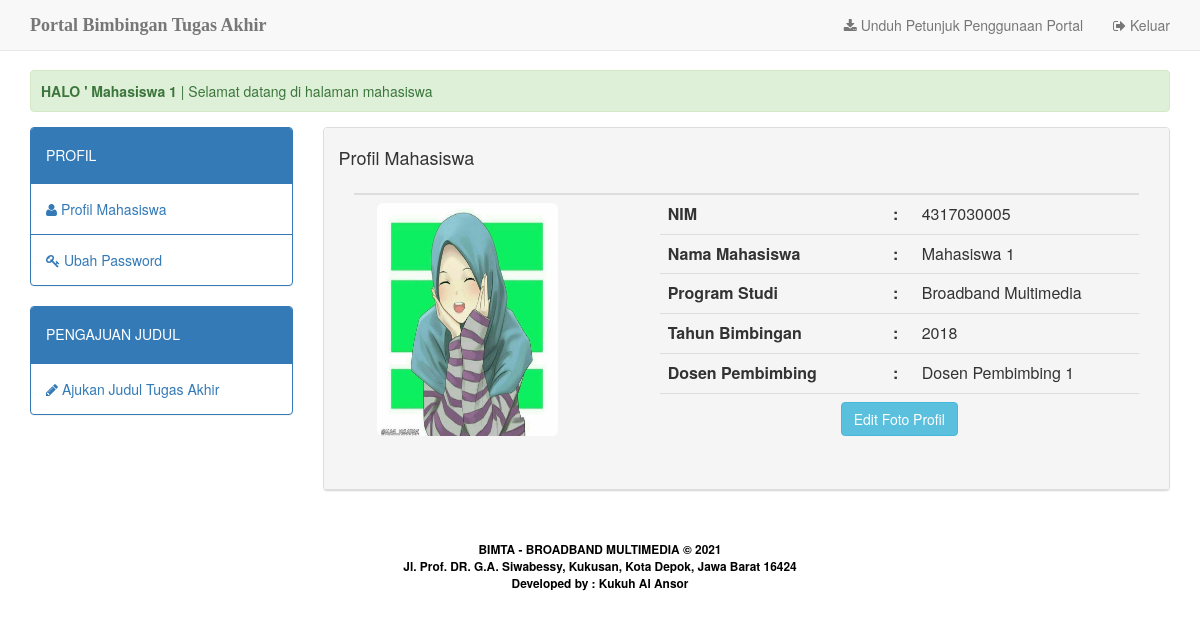
The app's page /home.php?apps=ubahmhs (signed in) with its own data.
### tables this page shows
CREATE TABLE `mahasiswa` (
  `nim` varchar(10) NOT NULL,
  `nm_mhs` varchar(30) NOT NULL,
  `th_bimbingan` year(4) NOT NULL,
  `id_prodi` int(2) NOT NULL,
  `id_dosen` int(3) NOT NULL,
  `foto` varchar(30) NOT NULL DEFAULT 'default.jpg',
  `username` char(10) NOT NULL,
  `password` char(10) NOT NULL,
  `status_user` varchar(9) NOT NULL DEFAULT 'mahasiswa'
);

CREATE TABLE `prodi` (
  `id_prodi` int(2) NOT NULL,
  `nama_prodi` varchar(30) NOT NULL,
  `jenjang` varchar(5) NOT NULL
);

CREATE TABLE `dosen` (
  `id_dosen` int(3) NOT NULL,
  `nip_dosen` char(18) NOT NULL,
  `nm_dosen` varchar(50) NOT NULL,
  `no_telp` char(12) DEFAULT NULL,
  `username` char(10) NOT NULL,
  `password` char(10) NOT NULL,
  `status_user` varchar(5) NOT NULL DEFAULT 'dosen'
);

### apps/app_ubahmhs/view.php (the view, shortened to what this page needs)
<div class="panel panel-default">
	<div class="panel-heading">
		<span>
			<h4>Profil Mahasiswa </h4>
		</span>
  <div class="panel-body">
		<table width="565" class="table table-hover" id="mahasiswa">
            <?php
	    		 	$stmt = $db_con->prepare("SELECT * FROM dosen, mahasiswa, prodi where mahasiswa.id_dosen=dosen.id_dosen && mahasiswa.nim ='$_SESSION[user_session]' && mahasiswa.id_prodi=prodi.id_prodi");
					$stmt->execute();
					if($stmt->rowCount() > 0)	{
					while($row=$stmt->fetch(PDO::FETCH_ASSOC)) {
				?>
	      	      <tr>
	        <td width="178" rowspan="6"><span class="col-xs-3"><img src="apps/app_ubahmhs/user_images/<?php echo $row['foto']; ?>" class="img-rounded" width="181" height="233" /></span></td>
	        <td width="167"><span style="width: 20%"><strong>NIM</strong></span></td>
	        <td width="10"><strong>:</strong></td>
	        <td width="167"><?php echo $row['nim']; ?></td>
          </tr>
	      <tr>
	        <td><span style="width: 40%"><strong>Nama Mahasiswa </strong></span></td>
	        <td><strong>:</strong></td>
	        <td><?php echo $row['nm_mhs']; ?></td>
          </tr>
	      <tr>
	        <td><span style="width: 40%"><strong>Program Studi </strong></span></td>
	        <td><strong>:</strong></td>
	        <td><?php echo $row['nama_prodi']; ?></td>
          </tr>
	      <tr>
	        <td><span style="width: 40%"><strong>Tahun Bimbingan </strong></span></td>
	        <td><strong>:</strong></td>
	        <td><?php echo $row['th_bimbingan']; ?></td>
          </tr>
	      <tr>
	        <td><span style="width: 40%"><strong>Dosen Pembimbing </strong></span></td>
	        <td><strong>:</strong></td>
            <td><?php echo $row['nm_dosen']; ?></td>
          </tr>
	      <tr>
	        <td colspan="3"><div align="center"><a class="btn btn-info" href="?apps=ubahmhs&amp;act=edit&amp;id=<?php echo $row['nim']; ?>" title="Edit Foto Profil">Edit Foto Profil </a></div></td>
          </tr>
          <?php
			} } ?>
        </table>
  </div>
</div>

### home.php (shortened to what this page needs)
<?php
	include_once 'dbconfig.php';
	$stmt = $db_con->prepare("SELECT * FROM dosen WHERE id_dosen=:uid");
	$stmt->execute(array(":uid"=>$_SESSION['user_session']));
	$row=$stmt->fetch(PDO::FETCH_ASSOC);
	$stmt2 = $db_con->prepare("SELECT * FROM mahasiswa WHERE nim=:uid");
	$stmt2->execute(array(":uid"=>$_SESSION['user_session']));
	$row2=$stmt2->fetch(PDO::FETCH_ASSOC);
	$stmt3 = $db_con->prepare("SELECT * FROM admin_prodi WHERE id_admin=:uid");
	$stmt3->execute(array(":uid"=>$_SESSION['user_session']));
	$row3=$stmt3->fetch(PDO::FETCH_ASSOC);
	$stmt4 = $db_con->prepare("SELECT * FROM kaprodi WHERE id_kaprodi=:uid");
	$stmt4->execute(array(":uid"=>$_SESSION['user_session']));
	$row4=$stmt4->fetch(PDO::FETCH_ASSOC);
?>
<!DOCTYPE html>
<html lang="en">
<head>
  <link href="assets/css/bootstrap.min.css" rel="stylesheet">
  <link href="assets/css/style.css" rel="stylesheet">
  <link href="assets/css/font-awesome.css" rel="stylesheet">
  <link href="assets/css/datatables.min.css" rel="stylesheet">
</head>
<body>
  <nav class="navbar navbar-default navbar-fixed-top">
    <div class="container">
      <div class="navbar-header">
        <a class="navbar-brand" href="./"><b>Portal Bimbingan Tugas Akhir</b><span class="style4"></span></a>
      </div>
      <div id="navbar" class="navbar-collapse collapse">
        <ul class="nav navbar-nav navbar-right">
          <?php if ($_SESSION['user_level']=='mahasiswa') {
			        echo "<li><a download href=petunjuk/mahasiswa.pdf><span class=\"fa fa-download\"></span> Unduh Petunjuk Penggunaan Portal</a></li>";
			        }
					elseif ($_SESSION['user_level']=='dosen') {
			        echo "<li><a download href=petunjuk/dosen.pdf><span class=\"fa fa-download\"></span> Unduh Petunjuk Penggunaan Portal</a></li>";
			        }
					elseif ($_SESSION['user_level']=='kaprodi') {
			        echo "<li><a download href=petunjuk/kaprodi.pdf><span class=\"fa fa-download\"></span> Unduh Petunjuk Penggunaan Portal</a></li>";
			        }
					 ?>
          <li><a href="logout.php"><span class="fa fa-sign-out"></span> Keluar</a></li>
        </ul>
      </div>
    </div>
  </nav>
  <div class="body-container">
    <div class="container">
      <div class='alert alert-success'>
        <marquee>
          <strong>HALO ' <?php
					if ($_SESSION['user_level']=='dosen') {echo $row['nm_dosen'];}
					elseif ($_SESSION['user_level']=='mahasiswa') {echo $row2['nm_mhs'];}
					elseif ($_SESSION['user_level']=='admin') {echo $row3['nm_admin'];}
					elseif ($_SESSION['user_level']=='kaprodi') {echo $row4['nm_kaprodi'];}
				?></strong> | Selamat datang di halaman <?php
					if ($_SESSION['user_level']=='dosen') {echo "dosen pembimbing tugas akhir";}
					elseif ($_SESSION['user_level']=='mahasiswa') {echo "mahasiswa";}
					elseif ($_SESSION['user_level']=='admin') {echo "administrator";}
					elseif ($_SESSION['user_level']=='kaprodi') {echo "kepala prodi";}
				?>
        </marquee>
      </div>
      <div class="row">
        <div class="col-md-3">
          <?php include 'apps/menu.php'; ?>
        </div>
        <div class="col-md-9">
          <?php include 'apps/content.php'; ?>
        </div>
      </div>
    </div>
    <center>
      <p>&nbsp;</p>
      <p><small style="color: #fff"><span class="style3" style="font-weight: bold;">BIMTA - BROADBAND MULTIMEDIA &copy; <?php echo date('Y');?></span><br>
          <strong><span class="style3"><span class="style3">Jl. Prof. DR. G.A. Siwabessy, Kukusan, Kota Depok,
                Jawa Barat 16424<br>
                Developed by : Kukuh Al Ansor
              </span></strong></small> </p>
    </center>
  </div>
  </div>
</body>
</html>

### assets/css/style.css (style rules this page uses)
body { background:#f1f9f9; }
.body-container { margin-top:70px; }
.navbar-brand { font-family:"Lucida Handwriting"; }

### home.php (style rules this page uses)
.style3 { color: #000000 }

### records on screen
mahasiswa: nm_mhs "Mahasiswa 1", foto (picture), nim "4317030005", id_prodi.nama_prodi "Broadband Multimedia", th_bimbingan "2018", id_dosen.nm_dosen "Dosen Pembimbing 1"
